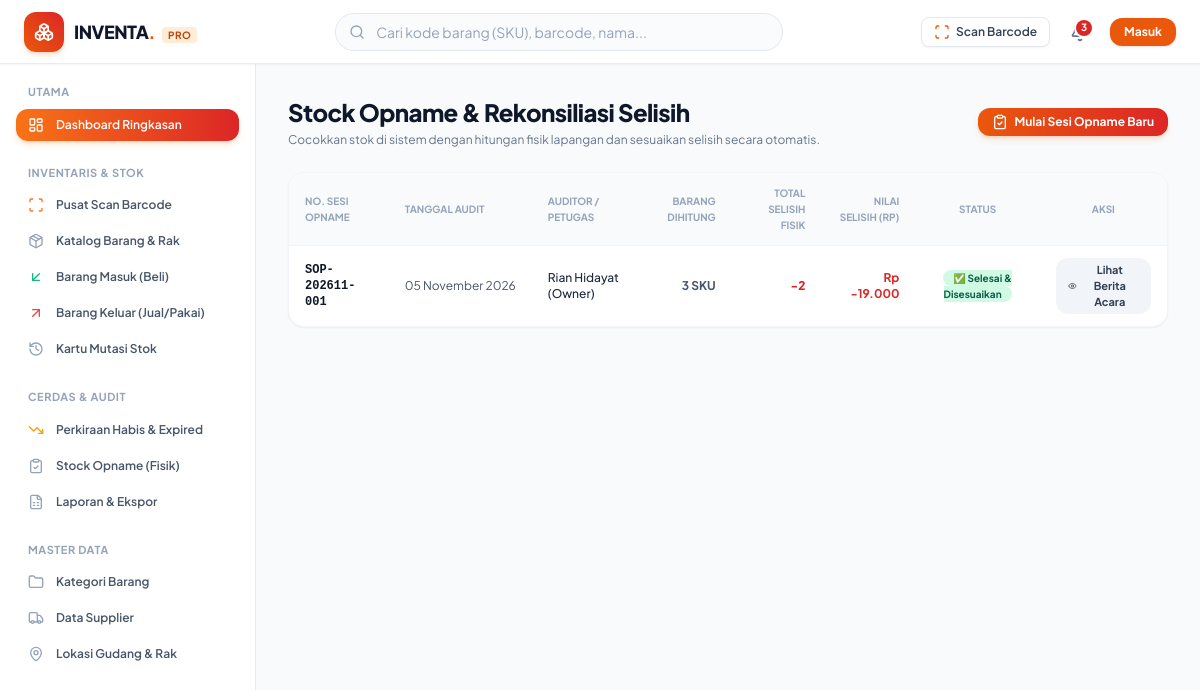
/pages/opname/index.php, run on the app's committed database.
### tables this page shows
CREATE TABLE `stock_opnames` (
  `id` int NOT NULL,
  `opname_no` varchar(50) NOT NULL,
  `audit_date` date NOT NULL,
  `user_id` int NOT NULL,
  `status` enum('draft','completed','cancelled') NOT NULL DEFAULT 'draft',
  `total_items` int NOT NULL DEFAULT '0',
  `total_variance_qty` int NOT NULL DEFAULT '0',
  `total_variance_value` decimal(15,2) NOT NULL DEFAULT '0.00',
  `notes` text,
  `completed_at` timestamp NULL DEFAULT NULL,
  `created_at` timestamp NULL DEFAULT CURRENT_TIMESTAMP
);

CREATE TABLE `users` (
  `id` int NOT NULL,
  `username` varchar(50) NOT NULL,
  `name` varchar(100) NOT NULL,
  `email` varchar(100) NOT NULL,
  `password` varchar(255) NOT NULL,
  `role` enum('admin','petugas') NOT NULL DEFAULT 'petugas',
  `phone` varchar(30) DEFAULT NULL,
  `avatar` varchar(255) DEFAULT NULL,
  `is_active` tinyint(1) NOT NULL DEFAULT '1',
  `created_at` timestamp NULL DEFAULT CURRENT_TIMESTAMP,
  `updated_at` timestamp NULL DEFAULT CURRENT_TIMESTAMP ON UPDATE CURRENT_TIMESTAMP
);

### includes/functions.php (called while the page is built, shortened)
<?php
function sanitize($input): string {
    return htmlspecialchars(trim((string)$input), ENT_QUOTES, 'UTF-8');
}
function format_rupiah($number): string {
    $num = (float)$number;
    return 'Rp ' . number_format($num, 0, ',', '.');
}
function format_date(?string $dateStr, bool $includeTime = false): string {
    $timestamp = strtotime($dateStr);
    $months = [
        1 => 'Januari', 'Februari', 'Maret', 'April', 'Mei', 'Juni',
        'Juli', 'Agustus', 'September', 'Oktober', 'November', 'Desember'
    ];
    $day = date('d', $timestamp);
    $m = (int)date('m', $timestamp);
    $year = date('Y', $timestamp);
    $result = "$day {$months[$m]} $year";
    return $result;
}

### pages/opname/index.php (the view, shortened to what this page needs)
<?php
require_once __DIR__ . '/../../includes/header.php';
require_once __DIR__ . '/../../includes/navbar.php';
$pdo = db();
$stmt = $pdo ? $pdo->query("
    SELECT o.*, u.name as user_name
    FROM stock_opnames o
    LEFT JOIN users u ON o.user_id = u.id
    ORDER BY o.audit_date DESC, o.id DESC
") : null;
$opnames = $stmt ? $stmt->fetchAll() : [];
?>
<div class="flex-1 flex overflow-hidden">
    <?php require_once __DIR__ . '/../../includes/sidebar.php'; ?>
    <main class="flex-1 overflow-y-auto md:ml-64 p-4 sm:p-6 lg:p-8 pb-24 md:pb-8">
        <div class="mb-6 flex flex-col gap-4 sm:flex-row sm:items-center sm:justify-between">
            <div>
                <h1 class="text-2xl font-black tracking-tight text-slate-900">
                    Stock Opname & Rekonsiliasi Selisih
                </h1>
                <p class="text-xs text-slate-500 mt-1">
                    Cocokkan stok di sistem dengan hitungan fisik lapangan dan sesuaikan selisih secara otomatis.
                </p>
            </div>
            <div class="flex flex-wrap items-center gap-2">
                <a
                    href="<?= BASE_URL ?>index.php?page=opname_create"
                    class="inline-flex items-center gap-1.5 rounded-xl bg-gradient-to-r from-brand-600 to-crimson-600 px-3.5 py-1.5 text-xs font-bold text-white shadow-md shadow-brand-500/20 hover:from-brand-700 hover:to-crimson-700 transition"
                >
                    <i data-lucide="clipboard-check" class="h-4 w-4"></i>
                    <span>Mulai Sesi Opname Baru</span>
                </a>
            </div>
        </div>
        <div class="overflow-hidden rounded-2xl bg-white shadow-sm border border-slate-100">
            <?php if (empty($opnames)): ?>
                <div class="py-12 text-center text-slate-400 text-xs">
                    <i data-lucide="clipboard-list" class="mx-auto mb-2 h-8 w-8 text-slate-300"></i>
                    Belum ada riwayat sesi stock opname yang tercatat.
                    <div class="mt-3">
                        <a href="<?= BASE_URL ?>index.php?page=opname_create" class="inline-flex items-center gap-1 font-bold text-brand-600 hover:text-brand-700">
                            + Buat Sesi Opname Pertama
                        </a>
                    </div>
                </div>
            <?php else: ?>
                <div class="overflow-x-auto">
                    <table class="w-full text-left text-xs text-slate-600">
                        <thead class="bg-slate-50 text-[10px] uppercase font-bold text-slate-400 border-b border-slate-100">
                            <tr>
                                <th class="px-4 py-3">No. Sesi Opname</th>
                                <th class="px-4 py-3">Tanggal Audit</th>
                                <th class="px-4 py-3">Auditor / Petugas</th>
                                <th class="px-4 py-3 text-right">Barang Dihitung</th>
                                <th class="px-4 py-3 text-right">Total Selisih Fisik</th>
                                <th class="px-4 py-3 text-right">Nilai Selisih (Rp)</th>
                                <th class="px-4 py-3 text-center">Status</th>
                                <th class="px-4 py-3 text-center">Aksi</th>
                            </tr>
                        </thead>
                        <tbody class="divide-y divide-slate-100">
                            <?php foreach ($opnames as $op):
                                $varQty = (int)$op['total_variance_qty'];
                            ?>
                                <tr class="hover:bg-slate-50/80 transition">
                                    <td class="px-4 py-3 font-mono font-bold text-slate-900">
                                        <?= sanitize($op['opname_no']) ?>
                                    </td>
                                    <td class="px-4 py-3 whitespace-nowrap"><?= format_date($op['audit_date']) ?></td>
                                    <td class="px-4 py-3 font-medium text-slate-800"><?= sanitize($op['user_name'] ?? 'Petugas') ?></td>
                                    <td class="px-4 py-3 text-right font-bold"><?= number_format($op['total_items']) ?> SKU</td>
                                    <td class="px-4 py-3 text-right font-black <?= $varQty < 0 ? 'text-crimson-600' : ($varQty > 0 ? 'text-emerald-600' : 'text-slate-400') ?>">
                                        <?= $varQty > 0 ? ('+' . $varQty) : ($varQty < 0 ? $varQty : '0 (Cocok Tepat)') ?>
                                    </td>
                                    <td class="px-4 py-3 text-right font-bold <?= $op['total_variance_value'] < 0 ? 'text-crimson-600' : 'text-slate-800' ?>">
                                        <?= format_rupiah($op['total_variance_value']) ?>
                                    </td>
                                    <td class="px-4 py-3 text-center">
                                        <?php if ($op['status'] === 'completed'): ?>
                                            <span class="rounded-full bg-emerald-100 px-2.5 py-0.5 text-[10px] font-bold text-emerald-800">
                                                ✅ Selesai & Disesuaikan
                                            </span>
                                        <?php else: ?>
                                            <span class="rounded-full bg-amber-100 px-2.5 py-0.5 text-[10px] font-bold text-amber-800">
                                                ⏳ Draft (Belum Disetujui)
                                            </span>
                                        <?php endif; ?>
                                    </td>
                                    <td class="px-4 py-3 text-center">
                                        <a
                                            href="<?= BASE_URL ?>index.php?page=opname_detail&id=<?= $op['id'] ?>"
                                            class="inline-flex items-center gap-1 rounded-xl bg-slate-100 hover:bg-brand-50 hover:text-brand-600 px-3 py-1 text-[11px] font-bold text-slate-700 transition"
                                        >
                                            <i data-lucide="eye" class="h-3.5 w-3.5"></i>
                                            <span>Lihat Berita Acara</span>
                                        </a>
                                    </td>
                                </tr>
                            <?php endforeach; ?>
                        </tbody>
                    </table>
                </div>
            <?php endif; ?>
        </div>
    </main>
</div>
<?php require_once __DIR__ . '/../../includes/footer.php'; ?>

### data on the page
stock_opnames: opname_no "SOP-202611-001", audit_date "05 November 2026", user.name "Rian Hidayat (Owner)", total_items "3", total_variance_qty "-2", total_variance_value "Rp -19.000", status "✅ Selesai & Disesuaikan"

### other printed values
$totalAlerts "3"
